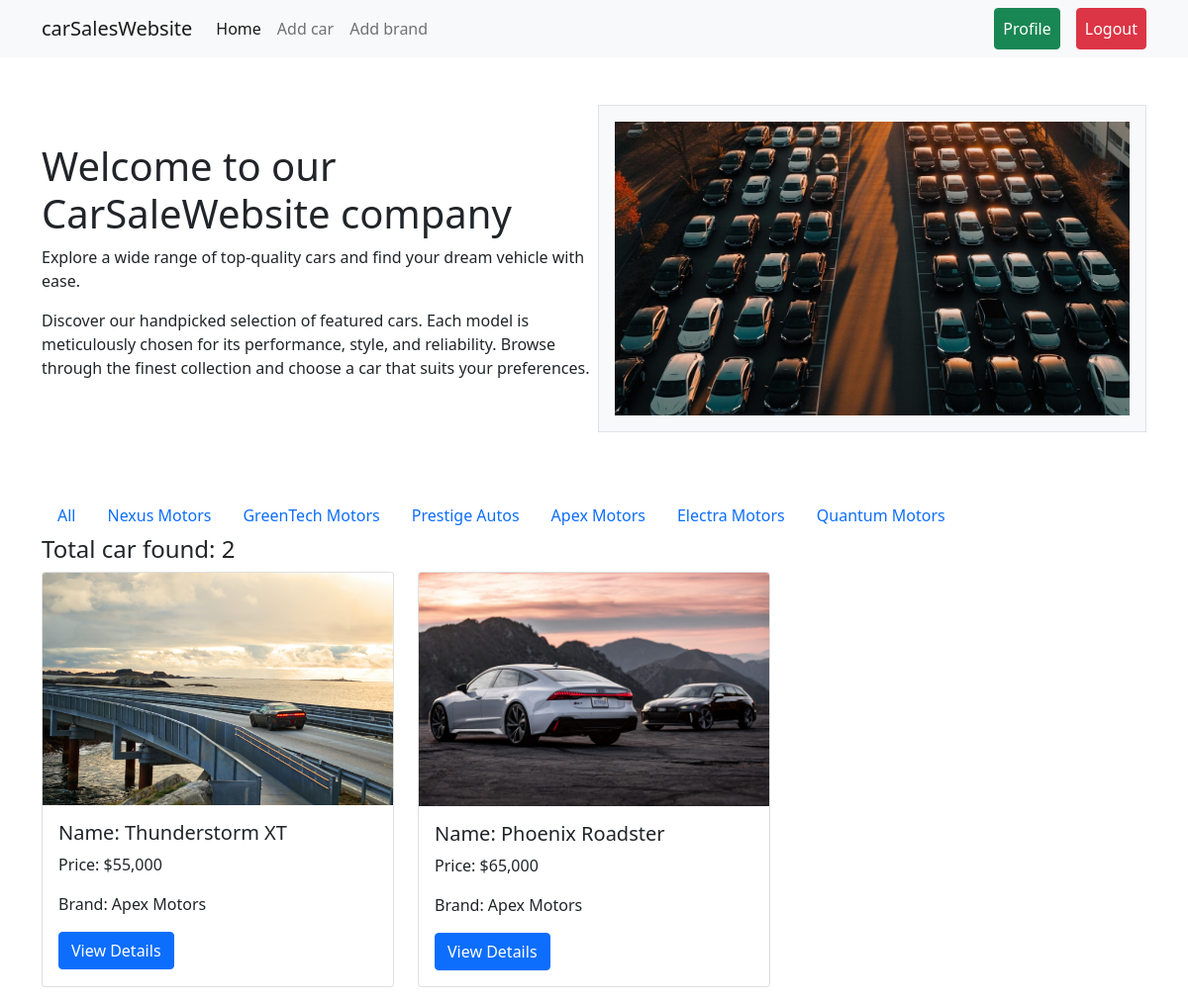
The page /brand/4/ (signed in) on the database its author committed.
### brand/models.py (models this page shows)
class BrandModel(models.Model):
    name = models.CharField(max_length=100)
    def __str__(self) -> str:
        return f" {self.name}"

### car/models.py (models this page shows, shortened)
class CarModel(models.Model):
    name= models.CharField(max_length=55)
    description = models.TextField()
    price =models.CharField(max_length=55)
    brand = models.ForeignKey(BrandModel, on_delete=models.CASCADE)
    quantity = models.PositiveBigIntegerField(default=10)
    image = models.ImageField(upload_to='car/media/uploads/')

### carSalesWebsite/views.py (the view)
# urls.py: 2. Add a URL to urlpatterns:  path('', views.home, name='home')
def home(request, id = None):
    cars = CarModel.objects.all()
    if id is not None:
        brand = BrandModel.objects.get(id=id)
        cars =CarModel.objects.filter(brand=brand)
    brands = BrandModel.objects.all()
    return render(request, 'home.html', {'cars':cars, 'brands':brands})

### templates/home.html (shortened to what this page needs)
{% extends "base.html" %}
{% load static %}
{% block content %}
<div class="container py-5">
  <div class="row g-2">
    <div class="col-6 d-flex align-items-center">
      <div class="">
        <h1>Welcome to our CarSaleWebsite company</h1>
        <p>Explore a wide range of top-quality cars and find your dream vehicle with ease.</p>
        <p>Discover our handpicked selection of featured cars. Each model is meticulously chosen for its performance, style, and reliability. Browse through the finest collection and choose a car that suits your preferences.</p>
      </div>
    </div>
    <div class="col-6">
      <div class="p-3 border bg-light">
        <img src="{% static "images/home_img.jpg" %}" class="img-fluid" alt="">
      </div>
    </div>
  </div>
</div>
<div class="container py-3">
  <ul class="nav nav-pills">
    {% if brands %}
    <li class="nav-item">
      <a class="nav-link" aria-current="page" href="{%url 'homepage'%}">All</a>
    </li>
    {% endif %}
    {% for brand in brands%}
    <li class="nav-item">
      <a class="nav-link" href="{% url 'category_wise_car' brand.id %}">{{brand.name}}</a>
    </li>
    {% endfor %}
  </ul>
  <h4>Total car found: {{cars|length}}</h4>
  <div class="row row-cols-1 row-cols-md-3 g-4">
    {% for car in cars%}
    <div class="col">
      <div class="card h-100">
        <img src="{{car.image.url}}" class="card-img-top" alt="{{car.name}}">
        <div class="card-body">
          <h5 class="card-title">Name: {{car.name}}</h5>
          <p class="card-text">Price: ${{car.price}}</p>
          <p class="card-text">Brand: {{car.brand}}</p>
          <a href="{% url 'car_details' car.id%}" class="btn btn-primary">View Details</a>
        </div>
      </div>
    </div>
    {% endfor %}
  </div>
</div>
{% endblock content %}

### rows shown on the page
BrandModel: name "Nexus Motors"
BrandModel: name "GreenTech Motors"
BrandModel: name "Prestige Autos"
BrandModel: name "Apex Motors"
BrandModel: name "Electra Motors"
BrandModel: name "Quantum Motors"
CarModel: image (picture), name "Thunderstorm XT", price "55,000", brand "Apex Motors"
CarModel: image (picture), name "Phoenix Roadster", price "65,000", brand "Apex Motors"

### other values the page prints
{{ cars|length }} "2"
